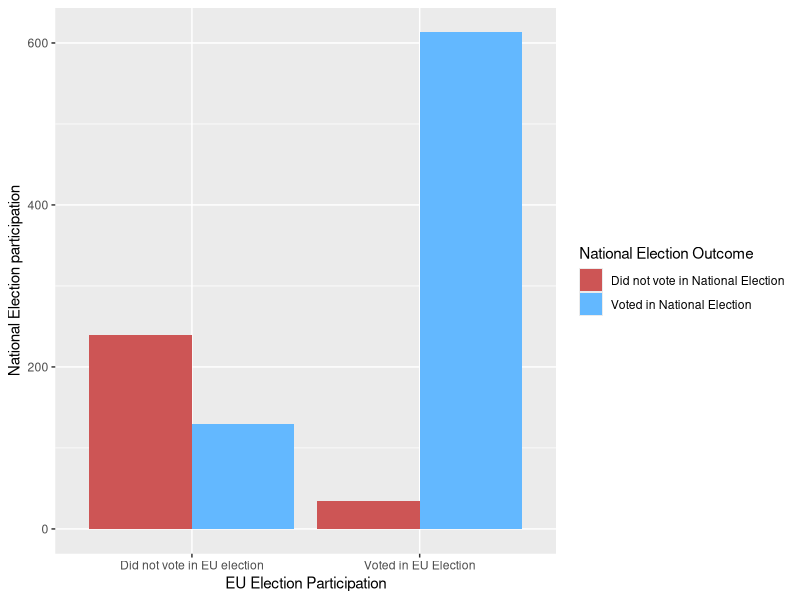

Write the R code that produced this figure.
## ---- chunk 1
library(tidyverse)
library(broom)
library(knitr)
## ---- chunk 2

age_to_Left_right <- read.csv("index_files/age - LR index.csv")
education_to_left_right <- read.csv("index_files/edu to LR.csv")

EU_to_national_vote <- read.csv("index_files/EU to national elec.csv")
EU_to_national_preference <- read.csv("index_files/eb_91.5_post-elect_volume C_IT copy.csv")

summary_data <- EU_to_national_vote |>
  group_by(EU) |>
  summarize(Voted_in_National = sum(Voted.in.National.Election),
            Did_not_vote_in_National = sum(Did.not.vote.in.National.Election))

histogram <- summary_data |>
  pivot_longer(cols = c(Voted_in_National, Did_not_vote_in_National)) %>%
  ggplot(aes(x = EU, y = value, fill = name)) +
  geom_bar(stat = "identity", position = "dodge") +
  labs(
    x = "EU Election Participation",
    y = "National Election participation",
    fill = "National Election Outcome"
  ) +
  scale_fill_manual(values = c("Voted_in_National" = "steelblue1", "Did_not_vote_in_National" = "indianred3"),
                    labels = c(Voted_in_National = "Voted in National Election", Did_not_vote_in_National = "Did not vote in National Election"))

histogram
